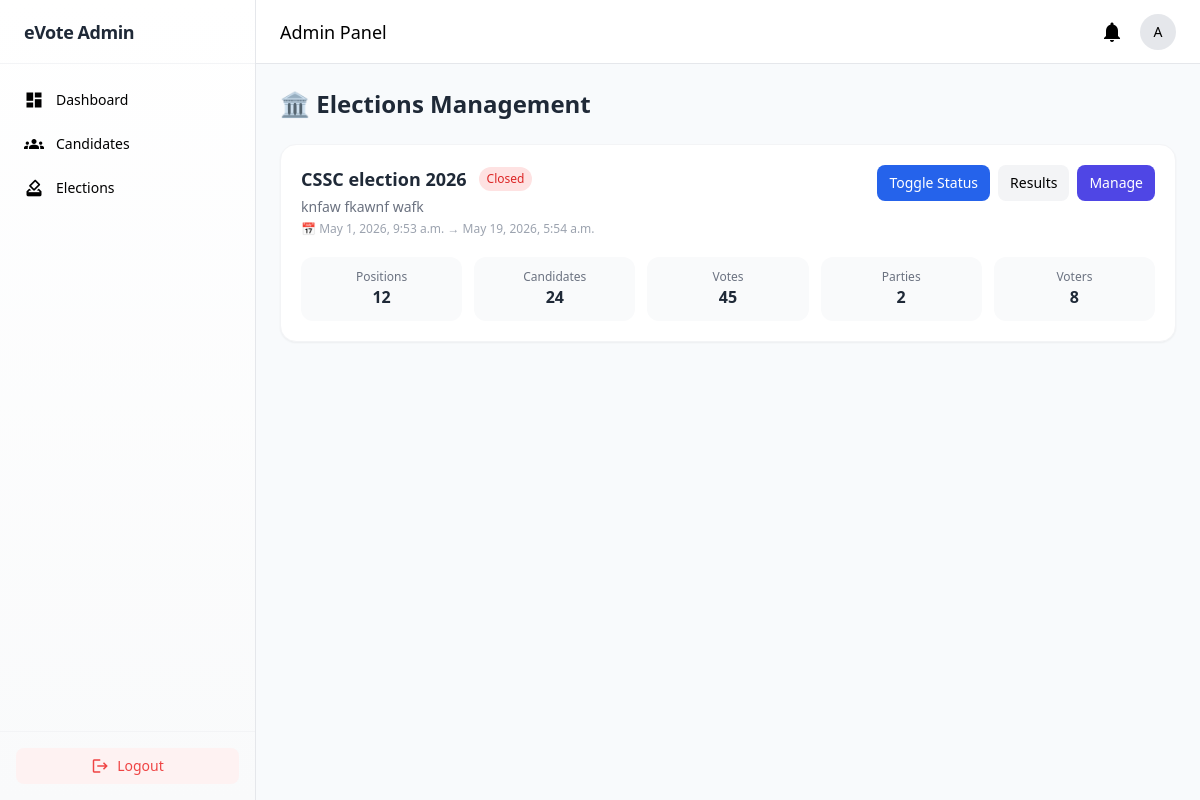
/admin_election_list/ (signed in), run on an earlier commit of the app's database.
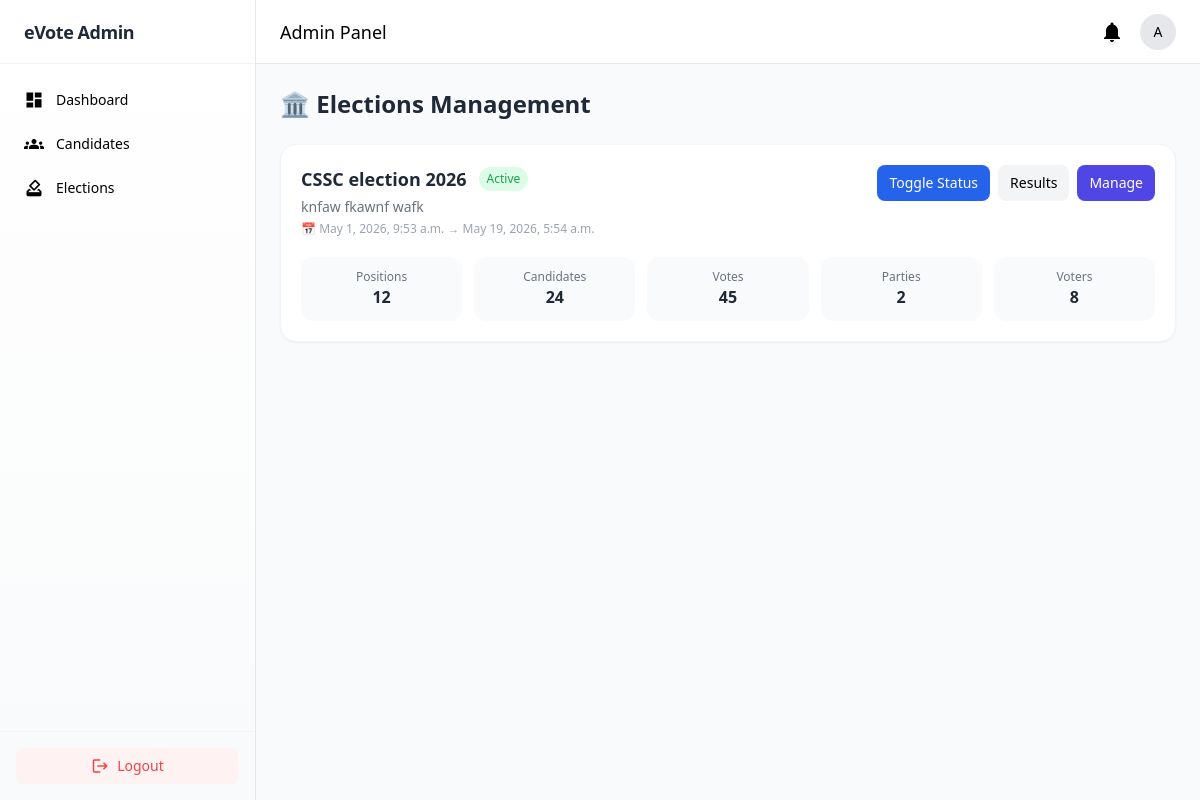
And on a later commit of the database.
### election/models.py (models this page shows, shortened)
class Election(models.Model):
    title = models.CharField(max_length=255)
    description = models.TextField(blank=True)
    start_datetime = models.DateTimeField()
    end_datetime = models.DateTimeField()
    is_active = models.BooleanField(default=False)
    created_at = models.DateTimeField(auto_now_add=True)

### election/views.py (the view)
# urls.py: path('admin_election_list/', views.admin_election_list, name='admin_election_list'),
@login_required(login_url="admin_login")
def admin_election_list(request):
    if not request.user.is_superuser:
        return redirect("admin_login")
    if request.method == "POST":
        election = get_object_or_404(Election, id=request.POST.get("election_id"))
        election.is_active = not election.is_active
        election.save(update_fields=["is_active"])
        return redirect("admin_election_list")
    return render(
        request,
        "admins/admin_elections.html",
        {"elections": Election.objects.all()},
    )

### election/context_processors.py (called while the page is built)
def election_status(request):
    return get_election_status()

### election/utils.py (called while the page is built)
def get_election_status():
    election = Election.objects.first()
    if not election:
        return {
            "status": "none",
            "election": None
        }
    now = timezone.now()
    if election.start_datetime and now < election.start_datetime:
        return {
            "status": "upcoming",
            "election": election
        }
    if election.end_datetime and now > election.end_datetime:
        return {
            "status": "closed",
            "election": election
        }
    if election.is_active:
        return {
            "status": "active",
            "election": election
        }
    return {
        "status": "closed",
        "election": election
    }

### templates/admins/admin_elections.html (shortened to what this page needs)
{% extends "admins/admin_base.html" %}
{% block content %}
<div class="flex items-center justify-between mb-6">
    <h1 class="text-2xl font-bold text-gray-800">🏛 Elections Management</h1>
</div>
<div class="grid gap-5">
{% for election in elections %}
<div class="bg-white rounded-2xl shadow-sm border border-gray-100 p-5 hover:shadow-md transition">
    <div class="flex flex-col md:flex-row md:items-start md:justify-between gap-4">
        <div class="space-y-1">
            <div class="flex items-center gap-3">
                <h2 class="text-lg font-bold text-gray-800">
                    {{ election.title }}
                </h2>
                {% if election.is_active %}
                    <span class="text-xs px-2 py-1 rounded-full bg-green-100 text-green-600">
                        Active
                    </span>
                {% else %}
                    <span class="text-xs px-2 py-1 rounded-full bg-red-100 text-red-600">
                        Closed
                    </span>
                {% endif %}
            </div>
            <p class="text-sm text-gray-500">
                {{ election.description|default:"No description provided." }}
            </p>
            <p class="text-xs text-gray-400 mt-1">
                📅 {{ election.start_datetime }} → {{ election.end_datetime }}
            </p>
        </div>
        <div class="flex flex-wrap gap-2">
            <form method="POST">
                <button class="px-3 py-2 rounded-lg text-sm bg-blue-600 text-white hover:bg-blue-700">
                    Toggle Status
                </button>
            </form>
            <a href="{% url 'admin_election_results' election.id %}"
               class="px-3 py-2 rounded-lg text-sm bg-gray-100 hover:bg-gray-200">
                Results
            </a>
            <a href=""
               class="px-3 py-2 rounded-lg text-sm bg-indigo-600 text-white hover:bg-indigo-700">
                Manage
            </a>
        </div>
    </div>
    <div class="grid grid-cols-2 md:grid-cols-5 gap-3 mt-5 text-center">
        <div class="bg-gray-50 p-3 rounded-xl">
            <p class="text-xs text-gray-500">Positions</p>
            <p class="font-bold text-gray-800">{{ election.positions.count }}</p>
        </div>
        <div class="bg-gray-50 p-3 rounded-xl">
            <p class="text-xs text-gray-500">Candidates</p>
            <p class="font-bold text-gray-800">{{ election.candidates.count }}</p>
        </div>
        <div class="bg-gray-50 p-3 rounded-xl">
            <p class="text-xs text-gray-500">Votes</p>
            <p class="font-bold text-gray-800">{{ election.votes.count }}</p>
        </div>
        <div class="bg-gray-50 p-3 rounded-xl">
            <p class="text-xs text-gray-500">Parties</p>
            <p class="font-bold text-gray-800">{{ election.parties.count }}</p>
        </div>
        <div class="bg-gray-50 p-3 rounded-xl">
            <p class="text-xs text-gray-500">Voters</p>
            <p class="font-bold text-gray-800">
                {{ election.votingsession_set.count }}
            </p>
        </div>
    </div>
</div>
{% endfor %}
</div>
{% endblock %}

What changed in the data, as far as the page shows it:
changed Election "knfaw fkawnf wafk": is_active "Closed" → "Active"
